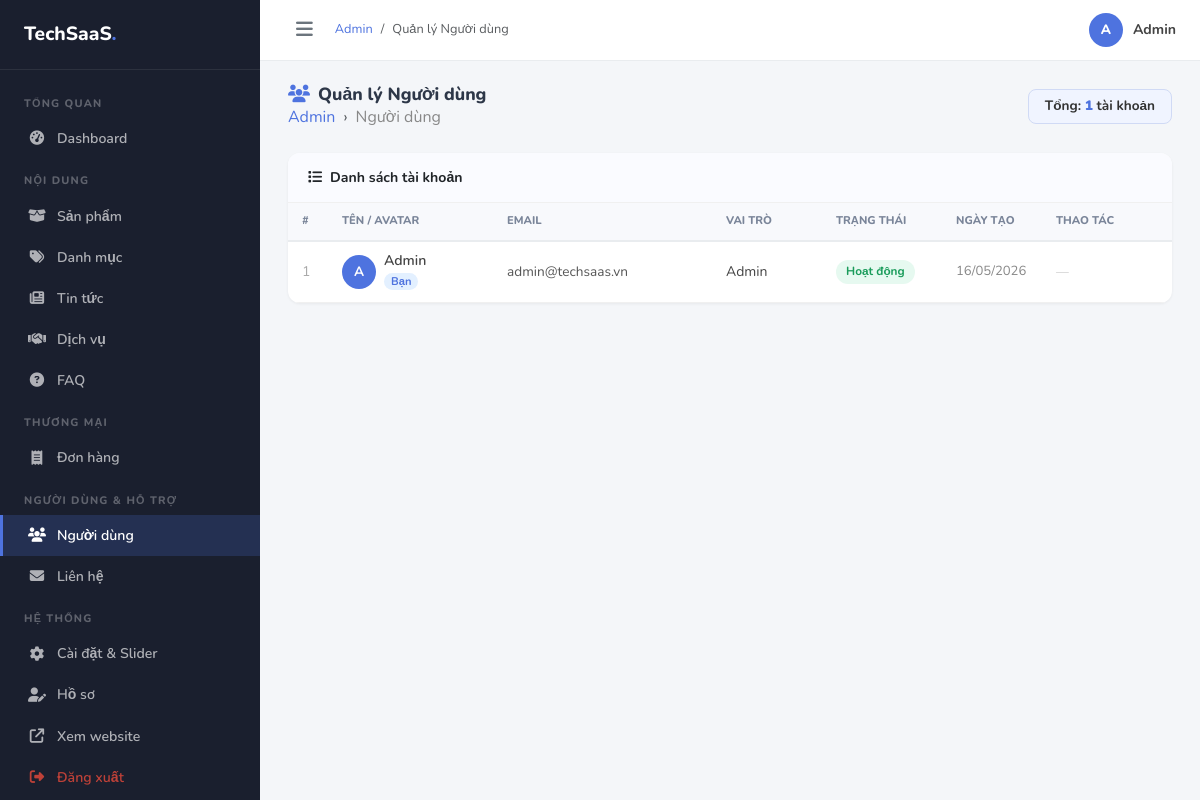
Page /admin/users (signed in) on the committed database.
### tables this page shows
CREATE TABLE `users` (
  `id` int PRIMARY KEY AUTO_INCREMENT,
  `username` varchar(50) NOT NULL,
  `email` varchar(100) UNIQUE NOT NULL,
  `password` varchar(255) NOT NULL,
  `avatar` varchar(255),
  `status` int DEFAULT 1,
  `created_at` timestamp,
  `deleted_at` timestamp
);

### app/core/BaseController.php (called while the page is built, shortened)
<?php
class BaseController {
    protected function view($path, $data = []) {
        extract($data);
        require_once __DIR__ . '/../../views/' . $path . '.php';
    }
}

### app/controllers/admin/AdminUserController.php (called while the page is built, shortened)
<?php
class AdminUserController extends BaseController {
    private $userModel;
    public function __construct($conn) {
        $this->userModel = new UserModel($conn);
    }
    public function index() {
        global $globalSettings;
        $page   = max(1, (int)($_GET['page'] ?? 1));
        $offset = ($page - 1) * self::PER_PAGE;
        $total  = $this->userModel->countAll();
        $pages  = (int)ceil($total / self::PER_PAGE);
        $users  = $this->userModel->getAllWithRoles(self::PER_PAGE, $offset);
        $this->view('admin/users/index', [
            'globalSettings' => $globalSettings,
            'users'          => $users,
            'page'           => $page,
            'pages'          => $pages,
            'total'          => $total,
        ]);
    }
}

### app/core/BaseModel.php (called while the page is built, shortened)
<?php
class BaseModel {
    public function __construct($conn, $table) {
        $this->conn  = $conn;
    }
}

### app/models/UserModel.php (called while the page is built, shortened)
<?php
class UserModel extends BaseModel {
    public function getAllWithRoles($limit = 20, $offset = 0) {
        $sql = "SELECT u.*, r.name as role_name
                FROM users u
                LEFT JOIN user_roles ur ON u.id = ur.user_id
                LEFT JOIN roles r ON ur.role_id = r.id
                ORDER BY u.created_at DESC
                LIMIT ? OFFSET ?";
        $stmt = $this->conn->prepare($sql);
        $stmt->bind_param("ii", $limit, $offset);
        $stmt->execute();
        return $stmt->get_result();
    }
    public function countAll() {
        $result = $this->conn->query("SELECT COUNT(*) as total FROM users");
        return $result->fetch_assoc()['total'];
    }
}

### views/admin/users/index.php (the view, shortened to what this page needs)
<?php include __DIR__ . '/../partials/header.php'; ?>
<div class="srt-page-header">
    <div>
        <h4><i class="fa-solid fa-users me-2" style="color:var(--accent);"></i>Quản lý Người dùng</h4>
        <nav aria-label="breadcrumb">
            <ol class="breadcrumb mb-0" style="--bs-breadcrumb-divider:'›';">
                <li class="breadcrumb-item">
                    <a href="<?= BASE_PATH ?>/admin/contacts" class="text-decoration-none" style="color:var(--accent);">Admin</a>
                </li>
                <li class="breadcrumb-item active" style="color:#888;">Người dùng</li>
            </ol>
        </nav>
    </div>
    <div style="padding:6px 16px;background:#f0f4ff;border-radius:8px;border:1px solid #d0daf5;font-weight:700;font-size:.85rem;color:#333;">
        Tổng: <strong style="color:var(--accent);"><?= (int)$total ?></strong> tài khoản
    </div>
</div>
<div class="srt-card">
    <div class="srt-card-header">
        <span><i class="fa-solid fa-list me-2"></i>Danh sách tài khoản</span>
    </div>
    <div style="overflow-x:auto;">
        <table class="srt-table">
            <thead>
                <tr>
                    <th style="width:40px;">#</th>
                    <th>Tên / Avatar</th>
                    <th>Email</th>
                    <th style="width:110px;">Vai trò</th>
                    <th style="width:120px;">Trạng thái</th>
                    <th style="width:100px;">Ngày tạo</th>
                    <th style="width:130px;">Thao tác</th>
                </tr>
            </thead>
            <tbody>
            <?php
            $stt = ($page - 1) * 15 + 1;
            if ($users->num_rows === 0): ?>
                <tr>
                    <td colspan="7" class="text-center py-5" style="color:#aaa;">
                        <i class="fa-solid fa-users-slash fa-2x mb-2 d-block"></i>Chưa có người dùng nào.
                    </td>
                </tr>
            <?php else: while ($u = $users->fetch_assoc()):
                $isSelf = ($u['id'] == $_SESSION['user']['id']);
            ?>
                <tr>
                    <td style="color:#aaa;"><?= $stt++ ?></td>
                    <td>
                        <div class="d-flex align-items-center gap-2">
                            <?php if (!empty($u['avatar'])): ?>
                                <img src="<?= BASE_PATH ?>/<?= htmlspecialchars($u['avatar']) ?>"
                                     class="rounded-circle flex-shrink-0"
                                     style="width:34px;height:34px;object-fit:cover;border:2px solid #e9ecef;">
                            <?php else: ?>
                                <div class="rounded-circle d-flex align-items-center justify-content-center fw-bold flex-shrink-0"
                                     style="width:34px;height:34px;background:var(--accent);color:#fff;font-size:.85rem;">
                                    <?= strtoupper(substr($u['username'], 0, 1)) ?>
                                </div>
                            <?php endif; ?>
                            <div>
                                <span class="fw-semibold d-block" style="font-size:.88rem;line-height:1.2;">
                                    <?= htmlspecialchars($u['username']) ?>
                                </span>
                                <?php if ($isSelf): ?>
                                    <span style="font-size:.7rem;background:#e3f0ff;color:var(--accent);border-radius:10px;padding:1px 7px;font-weight:700;">Bạn</span>
                                <?php endif; ?>
                            </div>
                        </div>
                    </td>
                    <td style="font-size:.85rem;color:#555;"><?= htmlspecialchars($u['email']) ?></td>
                    <td>
                        <?= ($u['role_name'] ?? '') === 'admin'
                            ? '<span class="badge-admin">Admin</span>'
                            : '<span class="badge-member">Thành viên</span>' ?>
                    </td>
                    <td>
                        <?= $u['status'] == 1
                            ? '<span class="badge-active">Hoạt động</span>'
                            : '<span class="badge-banned">Bị khoá</span>' ?>
                    </td>
                    <td style="font-size:.82rem;color:#888;white-space:nowrap;">
                        <?= $u['created_at'] ? date('d/m/Y', strtotime($u['created_at'])) : '—' ?>
                    </td>
                    <td>
                        <?php if (!$isSelf): ?>
                        <div class="d-flex gap-1 align-items-center">
                            <form method="POST"
                                  action="<?= BASE_PATH ?>/admin/users/toggle/<?= $u['id'] ?>"
                                  onsubmit="return confirm('<?= $u['status'] == 1 ? 'Khoá' : 'Mở khoá' ?> tài khoản này?')">
                                <?= csrf_field() ?>
                                <input type="hidden" name="status" value="<?= $u['status'] == 1 ? 0 : 1 ?>">
                                <button type="submit"
                                        class="<?= $u['status'] == 1 ? 'btn-srt-danger' : 'btn-srt-primary' ?> btn-srt-sm"
                                        title="<?= $u['status'] == 1 ? 'Khoá tài khoản' : 'Mở khoá' ?>">
                                    <i class="fa-solid <?= $u['status'] == 1 ? 'fa-ban' : 'fa-unlock' ?>"></i>
                                </button>
                            </form>
                            <button type="button"
                                    class="btn-srt-primary btn-srt-sm"
                                    style="background:#f59e0b;"
                                    title="Đặt lại mật khẩu"
                                    onclick="showResetModal(<?= $u['id'] ?>, '<?= addslashes(htmlspecialchars($u['username'])) ?>')">
                                <i class="fa-solid fa-key"></i>
                            </button>
                            <form method="POST"
                                  action="<?= BASE_PATH ?>/admin/users/delete/<?= $u['id'] ?>"
                                  onsubmit="return confirm('Xoá vĩnh viễn tài khoản <?= addslashes(htmlspecialchars($u['username'])) ?>?')">
                                <?= csrf_field() ?>
                                <button type="submit" class="btn-srt-danger btn-srt-sm" title="Xoá tài khoản">
                                    <i class="fa-solid fa-trash"></i>
                                </button>
                            </form>
                        </div>
                        <?php else: ?>
                            <span style="color:#ccc;font-size:.8rem;">—</span>
                        <?php endif; ?>
                    </td>
                </tr>
            <?php endwhile; endif; ?>
            </tbody>
        </table>
    </div>
</div>
<?php include __DIR__ . '/../partials/footer.php'; ?>

### rows in the picture
users: username "A", username "Admin", shows "Bạn", email "admin@techsaas.vn", status "Hoạt động", created_at "16/05/2026"

### other values in the picture
$globalSettings['site_name'] "TechSaaS"
substr($adminUsername, 0, 1) "A"
$adminUsername "Admin"
$total "1"
